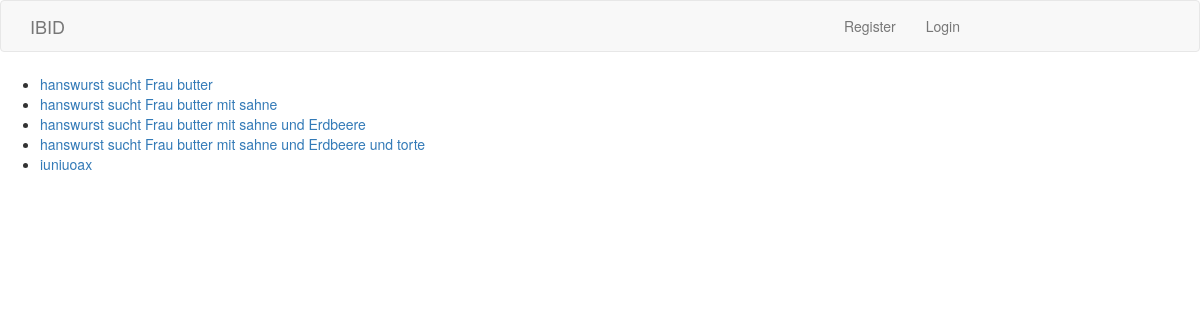
Screenshot of /requests/ with the database file from the repository.
### ManageConnections/models.py (models this page shows)
class Announcement(models.Model):
    title = models.CharField(max_length = 400, unique=True)
    owner = models.ForeignKey(User)
    idea = models.ForeignKey(Idea, blank=True, null=True)
    date_added = models.DateField(default=timezone.now())
    description_short=models.CharField(max_length=2048,default="this request has no short description yet")
    description_long=models.CharField(max_length=2048,default="this request has no long description yet")
    class Meta:
        permissions = (
            ('view', 'View Announcement'),
            ('edit', 'Edit Announcement'),
        )

### ManageConnections/views.py (the view)
def index(request):
	announcements = Announcement.objects.all()
	template = loader.get_template('ManageConnections/index.html')
	context = RequestContext(request, {
		'announcements': announcements,
	})
	return HttpResponse(template.render(context))

### ManageConnections/templates/ManageConnections/index.html
{% extends 'base.html' %}
{% block body_block %}
{% if announcements %}
    <ul>
    {% for announcement in announcements %}
        <li><a href="{% url 'ManageConnections:detail_announcement' announcement.id %} ">{{ announcement.title }}</a></li>
    {% endfor %}
    </ul>
{% else %}
    <p>No announcements available.</p>
{% endif %}
{% endblock %}

### Home/templates/base.html (shortened to what this page needs)
{% load bootstrap3 %}
{% bootstrap_css %}
<!DOCTYPE HTML PUBLIC "-//W3C//DTD HTML 4.01//EN">
<html lang="en">
<head>
</head>
<body>
  <nav class="navbar navbar-default" role="navigation">
    <div class="container" id="navfluid">
      <div class="row">
        <div class="col-md-10">
          <div class="navbar-header">
            <a class="navbar-brand" href="{% url 'Home:index' %}">IBID</a>
          </div>
          <div class="collapse navbar-collapse" id="navigationbar">
            <ul class="nav navbar-nav navbar-right">
                {% if user.is_authenticated %}
                <li><a href="{% url 'ManageIdea:post' %}"> Add Idea </a></li>
                <li><a href="{% url 'ManageUsers:userprofile' user.id %}"> {{ user.get_username }} </a></li>
                <li><a href="{% url 'ManageUsers:logout' %}"> Logout </a></li>
                {% else %}
                <li><a href="{% url 'ManageUsers:register' %}"> Register </a></li>
                <li><a href="{% url 'ManageUsers:login' %}"> Login </a></li>
                {% endif %}
            </ul>
          </div>
        </div>
      </div>
    </div>
  </nav>
  <div class="container">
    <div class="row">
      <div class="col-md-10">{% block body_middle_block-1 %}{% endblock %}</div>
      <div class="col-md-2">{% block body_right_block-1 %}{% endblock %}</div>
    </div>
    <div class="row">
      <div class="col-md-4">{% block body_left_block-2 %}{% endblock %}</div>
      <div class="col-md-4">{% block body_middle_block-2 %}{% endblock %}</div>
      <div class="col-md-4">{% block body_right_block-2 %}{% endblock %}</div>
    </div>
  </div>
{% block body_block %}{% endblock %}
</body>
</html>

### rows the page displays
Announcement: title "hanswurst sucht Frau butter"
Announcement: title "hanswurst sucht Frau butter mit sahne"
Announcement: title "hanswurst sucht Frau butter mit sahne und Erdbeere"
Announcement: title "hanswurst sucht Frau butter mit sahne und Erdbeere und torte"
Announcement: title "iuniuoax"
